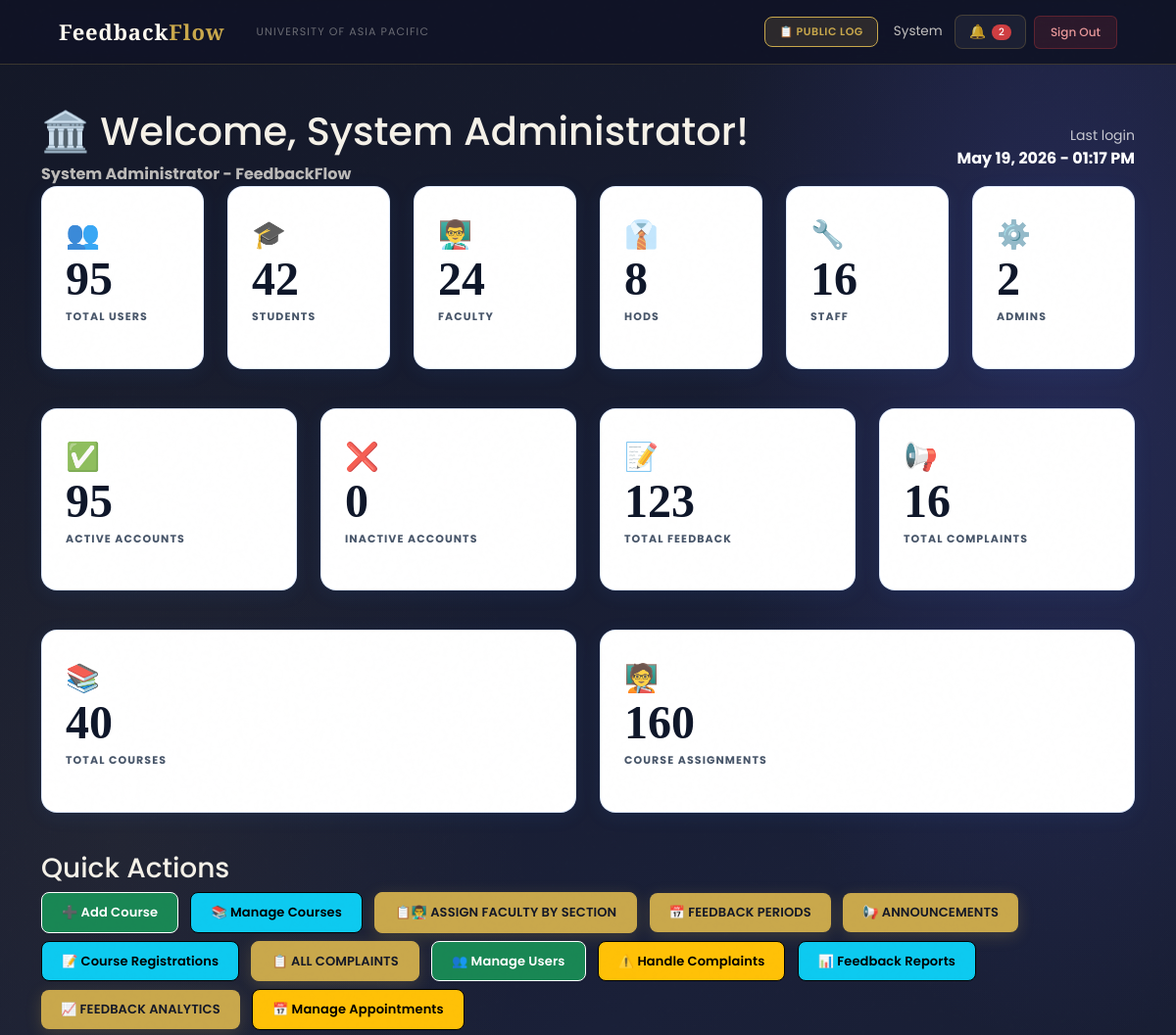
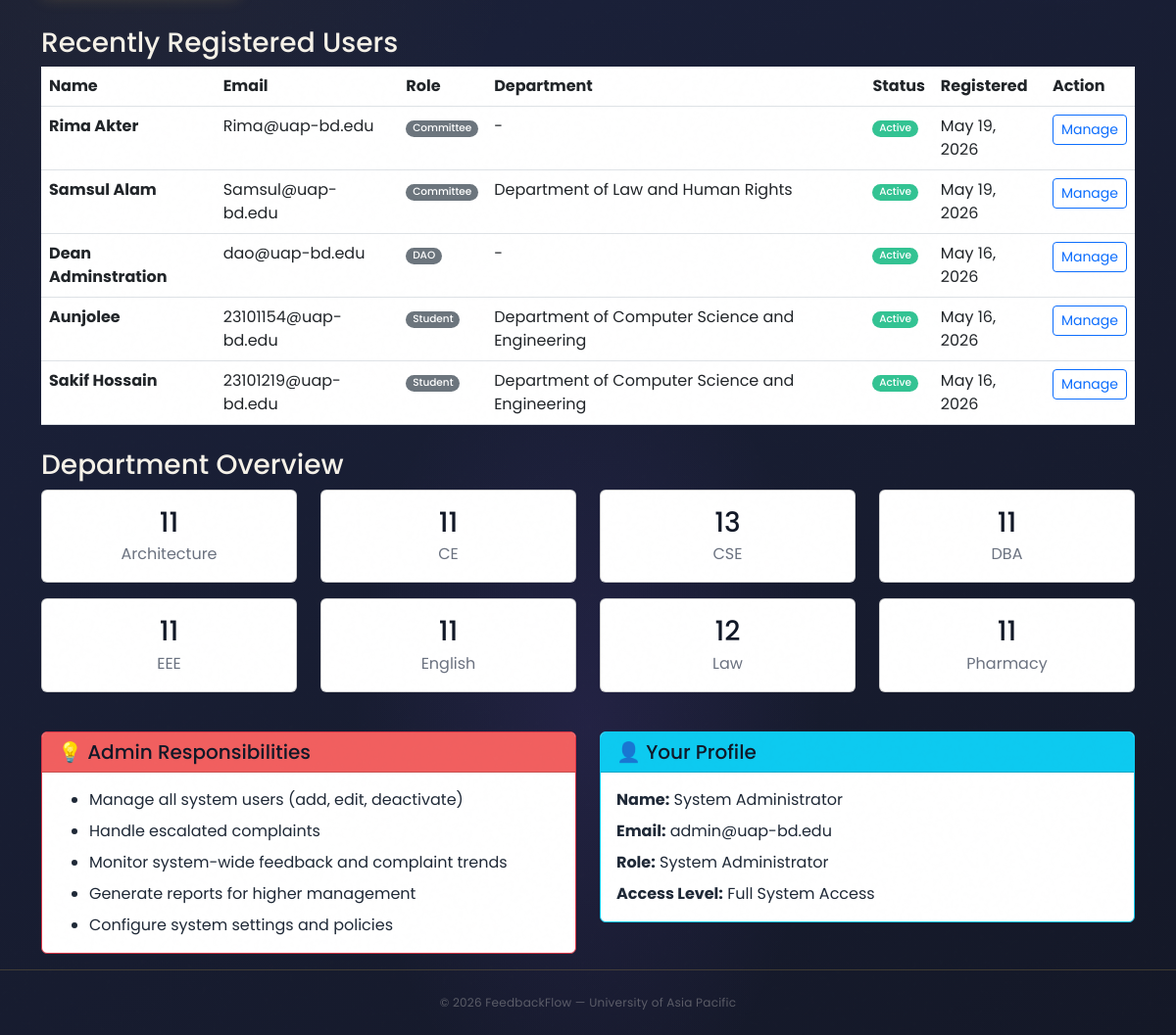
/dashboard/admin/ (signed in), run on the app's committed database (2 pictures, top to bottom).
### users/models.py (models this page shows, shortened)
class User(AbstractBaseUser, PermissionsMixin):
    ROLE_CHOICES = (
        ('Student',   'Student'),
        ('Faculty',   'Faculty'),
        ('HOD',       'Head of Department'),
        ('Staff',     'Staff'),
        ('DAO',       'Dean of Administration Office'),
        ('Admin',     'Administrator'),
        ('Committee', 'Committee Member'),
    )
    DEPARTMENT_CHOICES = (
        ('DBA',          'Department of Business Administration'),
        ('CSE',          'Department of Computer Science and Engineering'),
        ('CE',           'Department of Civil Engineering'),
        ('EEE',          'Department of Electrical and Electronic Engineering'),
        ('Pharmacy',     'Department of Pharmacy'),
        ('Law',          'Department of Law and Human Rights'),
        ('English',      'Department of English'),
        ('Architecture', 'Department of Architecture'),
    )
    COMMITTEE_TYPE_CHOICES = (
        ('Harassment Committee', 'Harassment Committee'),
        ('Proctorial Committee', 'Proctorial Committee'),
    )
    email          = models.EmailField(unique=True, max_length=255)
    full_name      = models.CharField(max_length=150)
    role           = models.CharField(max_length=20, choices=ROLE_CHOICES)
    department     = models.CharField(max_length=100, choices=DEPARTMENT_CHOICES, null=True, blank=True)
    student_id     = models.CharField(max_length=50, unique=True, null=True, blank=True)
    committee_type = models.CharField(max_length=50, choices=COMMITTEE_TYPE_CHOICES, null=True, blank=True)
    is_active      = models.BooleanField(default=True)
    is_staff       = models.BooleanField(default=False)
    created_at     = models.DateTimeField(auto_now_add=True)
    updated_at     = models.DateTimeField(auto_now=True)
    USERNAME_FIELD  = 'email'
    REQUIRED_FIELDS = ['full_name']
    objects = UserManager()
    class Meta:
        verbose_name        = 'User'
        verbose_name_plural = 'Users'
        ordering            = ['-created_at']
    def get_short_name(self):
        return self.full_name.split()[0] if self.full_name else self.email

### users/views.py (the view)
# urls.py: path('dashboard/admin/',     views.admin_dashboard,     name='admin_dashboard'),
@login_required
def admin_dashboard(request):
    if request.user.role != 'Admin':
        messages.error(request, 'Access denied. Admin only.')
        return redirect('login')
    user_stats         = User.objects.values('role').annotate(count=Count('id'))
    role_counts        = {stat['role']: stat['count'] for stat in user_stats}
    total_feedback     = Feedback.objects.count()
    total_complaints   = Complaint.objects.count()
    pending_complaints = Complaint.objects.filter(status='Pending').count()
    context = {
        'page_title':         'Admin Dashboard',
        'user':               request.user,
        'total_users':        User.objects.count(),
        'total_courses':      Course.objects.count(),
        'total_assignments':  CourseAssignment.objects.count(),
        'student_count':      role_counts.get('Student', 0),
        'faculty_count':      role_counts.get('Faculty', 0),
        'hod_count':          role_counts.get('HOD', 0),
        'staff_count':        role_counts.get('Staff', 0),
        'admin_count':        role_counts.get('Admin', 0),
        'active_users':       User.objects.filter(is_active=True).count(),
        'inactive_users':     User.objects.filter(is_active=False).count(),
        'department_stats':   User.objects.filter(department__isnull=False).values('department').annotate(count=Count('id')),
        'total_feedback':     total_feedback,
        'total_complaints':   total_complaints,
        'pending_complaints': pending_complaints,
        'recent_users':       User.objects.order_by('-created_at')[:5],
    }
    return render(request, 'users/admin_dashboard.html', context)

### users/templates/users/admin_dashboard.html (shortened to what this page needs)
{% extends 'users/dashboard_base.html' %}
{% block content %}
<div class="container mt-4">
    <div class="dashboard-header">
        <div class="row align-items-center">
            <div class="col-md-8">
                <h1>🏛️ Welcome, {{ user.full_name }}!</h1>
                <p class="mb-0 opacity-75">
                    <strong>System Administrator - FeedbackFlow</strong>
                </p>
            </div>
            <div class="col-md-4 text-end">
                <div class="text-white">
                    <small class="opacity-75">Last login</small><br>
                    <strong>{{ user.last_login|date:"M d, Y - h:i A"|default:"First time login" }}</strong>
                </div>
            </div>
        </div>
    </div>
    <div class="row mb-4">
        <div class="col-lg-2 col-md-4 col-sm-6 mb-3">
            <div class="stat-card blue">
                <span class="stat-icon">👥</span>
                <h2 class="stat-number">{{ total_users }}</h2>
                <p class="stat-label">Total Users</p>
            </div>
        </div>
        <div class="col-lg-2 col-md-4 col-sm-6 mb-3">
            <div class="stat-card purple">
                <span class="stat-icon">🎓</span>
                <h2 class="stat-number">{{ student_count }}</h2>
                <p class="stat-label">Students</p>
            </div>
        </div>
        <div class="col-lg-2 col-md-4 col-sm-6 mb-3">
            <div class="stat-card green">
                <span class="stat-icon">👨‍🏫</span>
                <h2 class="stat-number">{{ faculty_count }}</h2>
                <p class="stat-label">Faculty</p>
            </div>
        </div>
        <div class="col-lg-2 col-md-4 col-sm-6 mb-3">
            <div class="stat-card yellow">
                <span class="stat-icon">👔</span>
                <h2 class="stat-number">{{ hod_count }}</h2>
                <p class="stat-label">HODs</p>
            </div>
        </div>
        <div class="col-lg-2 col-md-4 col-sm-6 mb-3">
            <div class="stat-card indigo">
                <span class="stat-icon">🔧</span>
                <h2 class="stat-number">{{ staff_count }}</h2>
                <p class="stat-label">Staff</p>
            </div>
        </div>
        <div class="col-lg-2 col-md-4 col-sm-6 mb-3">
            <div class="stat-card red">
                <span class="stat-icon">⚙️</span>
                <h2 class="stat-number">{{ admin_count }}</h2>
                <p class="stat-label">Admins</p>
            </div>
        </div>
    </div>
    <div class="row mb-4">
        <div class="col-lg-3 col-md-6 mb-3">
            <div class="stat-card green">
                <span class="stat-icon">✅</span>
                <h2 class="stat-number">{{ active_users }}</h2>
                <p class="stat-label">Active Accounts</p>
            </div>
        </div>
        <div class="col-lg-3 col-md-6 mb-3">
            <div class="stat-card yellow">
                <span class="stat-icon">❌</span>
                <h2 class="stat-number">{{ inactive_users }}</h2>
                <p class="stat-label">Inactive Accounts</p>
            </div>
        </div>
        <div class="col-lg-3 col-md-6 mb-3">
            <div class="stat-card blue">
                <span class="stat-icon">📝</span>
                <h2 class="stat-number">{{ total_feedback }}</h2>
                <p class="stat-label">Total Feedback</p>
            </div>
        </div>
        <div class="col-lg-3 col-md-6 mb-3">
            <div class="stat-card purple">
                <span class="stat-icon">📢</span>
                <h2 class="stat-number">{{ total_complaints }}</h2>
                <p class="stat-label">Total Complaints</p>
            </div>
        </div>
    </div>
    <div class="row mb-4">
        <div class="col-lg-6 col-md-6 mb-3">
            <div class="stat-card blue">
                <span class="stat-icon">📚</span>
                <h2 class="stat-number">{{ total_courses }}</h2>
                <p class="stat-label">Total Courses</p>
            </div>
        </div>
        <div class="col-lg-6 col-md-6 mb-3">
            <div class="stat-card green">
                <span class="stat-icon">🧑‍🏫</span>
                <h2 class="stat-number">{{ total_assignments }}</h2>
                <p class="stat-label">Course Assignments</p>
            </div>
        </div>
    </div>
    <div class="row mb-4">
        <div class="col-12">
            <h3 class="section-title">Quick Actions</h3>
            <div>
                <a href="{% url 'admin_course_add' %}" class="btn btn-success quick-action-btn">
                    ➕ Add Course
                </a>
                <a href="{% url 'admin_course_list' %}" class="btn btn-info quick-action-btn">
                    📚 Manage Courses
                </a>
                <a href="{% url 'admin_assignments' %}" class="btn btn-primary quick-action-btn">
                    📋👨‍🏫 Assign Faculty by Section
                </a>
                <a href="{% url 'admin_feedback_period_list' %}" class="btn btn-primary quick-action-btn" style="background: #10b981; border: none;">
                    📅 Feedback Periods
                </a>
                <a href="{% url 'admin_announcement_list' %}" class="btn btn-primary quick-action-btn" style="background: #f59e0b; border: none;">
                    📢 Announcements
                </a>
                <a href="{% url 'admin_registration_list' %}" class="btn btn-info quick-action-btn">
                    📝 Course Registrations
                </a>
                <a href="{% url 'admin_complaints_list' %}" class="btn btn-primary quick-action-btn">
                    📋 All Complaints
                </a>
                <a href="{% url 'admin_user_list' %}" class="btn btn-success quick-action-btn">
                    👥 Manage Users
                </a>
                <a href="{% url 'admin_complaints_list' %}" class="btn btn-warning quick-action-btn">
                    ⚠️ Handle Complaints
                </a>
                <a href="{% url 'feedback_reports' %}" class="btn btn-info quick-action-btn">
                    📊 Feedback Reports
                </a>
                <a href="{% url 'feedback_analytics' %}" class="btn btn-primary quick-action-btn" style="background: linear-gradient(135deg, #6366f1, #4f46e5); border: none;">
                    📈 Feedback Analytics
                </a>
                <a href="{% url 'admin_appointments' %}" class="btn btn-warning quick-action-btn">
                    📅 Manage Appointments
                </a>
            </div>
        </div>
    </div>
    <div class="row mb-4">
        <div class="col-12">
            <h3 class="section-title">Recently Registered Users</h3>
            <div class="modern-table">
                <table class="table table-hover mb-0">
                    <thead>
                    <tr>
                        <th>Name</th>
                        <th>Email</th>
                        <th>Role</th>
                        <th>Department</th>
                        <th>Status</th>
                        <th>Registered</th>
                        <th>Action</th>
                    </tr>
                    </thead>
                    <tbody>
                    {% for recent_user in recent_users %}
                    <tr>
                        <td><strong>{{ recent_user.full_name }}</strong></td>
                        <td>{{ recent_user.email }}</td>
                        <td>
                            <span class="badge bg-secondary">{{ recent_user.role }}</span>
                        </td>
                        <td>{{ recent_user.get_department_display|default:"-" }}</td>
                        <td>
                            {% if recent_user.is_active %}
                            <span class="badge bg-success">Active</span>
                            {% else %}
                            <span class="badge bg-danger">Inactive</span>
                            {% endif %}
                        </td>
                        <td>{{ recent_user.created_at|date:"M d, Y" }}</td>
                        <td>
                            <a href="{% url 'admin_user_edit' recent_user.id %}" class="btn btn-sm btn-outline-primary">Manage</a>
                        </td>
                    </tr>
                    {% empty %}
                    <tr>
                        <td colspan="7" class="text-center text-muted">No users registered yet</td>
                    </tr>
                    {% endfor %}
                    </tbody>
                </table>
            </div>
        </div>
    </div>
    <div class="row mb-4">
        <div class="col-12">
            <h3 class="section-title">Department Overview</h3>
            <div class="row">
                {% for dept_stat in department_stats %}
                <div class="col-md-3 mb-3">
                    <div class="card info-card">
                        <div class="card-body text-center">
                            <h3 class="mb-1">{{ dept_stat.count }}</h3>
                            <p class="text-muted mb-0">{{ dept_stat.department }}</p>
                        </div>
                    </div>
                </div>
                {% empty %}
                <div class="col-12">
                    <div class="alert alert-info">
                        No department statistics available yet
                    </div>
                </div>
                {% endfor %}
            </div>
        </div>
    </div>
    <div class="row">
        <div class="col-md-6 mb-3">
            <div class="card info-card border-danger">
                <div class="card-header bg-danger text-white">
                    <h5 class="mb-0">💡 Admin Responsibilities</h5>
                </div>
                <div class="card-body">
                    <ul class="mb-0">
                        <li class="mb-2">Manage all system users (add, edit, deactivate)</li>
                        <li class="mb-2">Handle escalated complaints</li>
                        <li class="mb-2">Monitor system-wide feedback and complaint trends</li>
                        <li class="mb-2">Generate reports for higher management</li>
                        <li class="mb-0">Configure system settings and policies</li>
                    </ul>
                </div>
            </div>
        </div>
        <div class="col-md-6 mb-3">
            <div class="card info-card border-info">
                <div class="card-header bg-info text-white">
                    <h5 class="mb-0">👤 Your Profile</h5>
                </div>
                <div class="card-body">
                    <p class="mb-2"><strong>Name:</strong> {{ user.full_name }}</p>
                    <p class="mb-2"><strong>Email:</strong> {{ user.email }}</p>
                    <p class="mb-2"><strong>Role:</strong> System Administrator</p>
                    <p class="mb-0"><strong>Access Level:</strong> Full System Access</p>
                </div>
            </div>
        </div>
    </div>
</div>
{% endblock %}

### users/templates/users/base.html (shortened to what this page needs)
<!DOCTYPE html>
<html lang="en">
<head>
    <link href="https://cdn.jsdelivr.net/npm/bootstrap@5.3.0/dist/css/bootstrap.min.css" rel="stylesheet">
</head>
<body>
    <nav class="navbar navbar-expand-lg">
        <div class="container-fluid d-flex align-items-center gap-3">
            <a class="navbar-brand" href="/">Feedback<em>Flow</em></a>
            <span class="navbar-text d-none d-md-inline">University of Asia Pacific</span>
            {% if user.is_authenticated %}
            <div class="ms-auto d-flex align-items-center gap-2">
                <a href="{% url 'public_log' %}" class="btn-bell"
                    style="font-size:11px; font-weight:600; text-transform:uppercase; letter-spacing:0.05em; background:rgba(201,168,76,.15); color:var(--gold) !important; border-color:var(--gold) !important;">
                    📋 Public Log
                </a>
                <span class="nav-user-info d-none d-md-inline ms-2">{{ user.get_short_name }}</span>
                <a href="{% url 'notifications' %}" class="btn-bell ms-1">
                    🔔
                    {% if unread_notifications_count > 0 %}
                    <span class="badge bg-danger" style="font-size:10px;padding:3px 7px;">{{ unread_notifications_count }}</span>
                    {% endif %}
                </a>
                <a href="{% url 'logout' %}" class="btn-logout">Sign Out</a>
            </div>
            {% endif %}
        </div>
    </nav>
    <main>
        {% block content %}{% endblock %}
    </main>
    <footer>
        <p>© 2026 FeedbackFlow — University of Asia Pacific</p>
    </footer>
</body>
</html>

### data on the page
User: get_short_name "System", full_name "System Administrator", last_login "May 19, 2026 - 01:17 PM", email "admin@uap-bd.edu"
User: full_name "Rima Akter", email "Rima@uap-bd.edu", role "Committee", department "-", is_active "Active", created_at "May 19, 2026"
User: full_name "Samsul Alam", email "Samsul@uap-bd.edu", role "Committee", department "Department of Law and Human Rights", is_active "Active", created_at "May 19, 2026"
User: full_name "Dean Adminstration", email "dao@uap-bd.edu", role "DAO", department "-", is_active "Active", created_at "May 16, 2026"
User: full_name "Aunjolee", email "23101154@uap-bd.edu", role "Student", department "Department of Computer Science and Engineering", is_active "Active", created_at "May 16, 2026"
User: full_name "Sakif Hossain", email "23101219@uap-bd.edu", role "Student", department "Department of Computer Science and Engineering", is_active "Active", created_at "May 16, 2026"

### other printed values
{{ unread_notifications_count }} "2"
{{ total_users }} "95"
{{ student_count }} "42"
{{ faculty_count }} "24"
{{ hod_count }} "8"
{{ staff_count }} "16"
{{ admin_count }} "2"
{{ active_users }} "95"
{{ inactive_users }} "0"
{{ total_feedback }} "123"
{{ total_complaints }} "16"
{{ total_courses }} "40"
{{ total_assignments }} "160"
{{ dept_stat.count }} "11" "11" "13" "11" "11" "11" "12" "11"
{{ dept_stat.department }} "Architecture" "CE" "CSE" "DBA" "EEE" "English" "Law" "Pharmacy"
